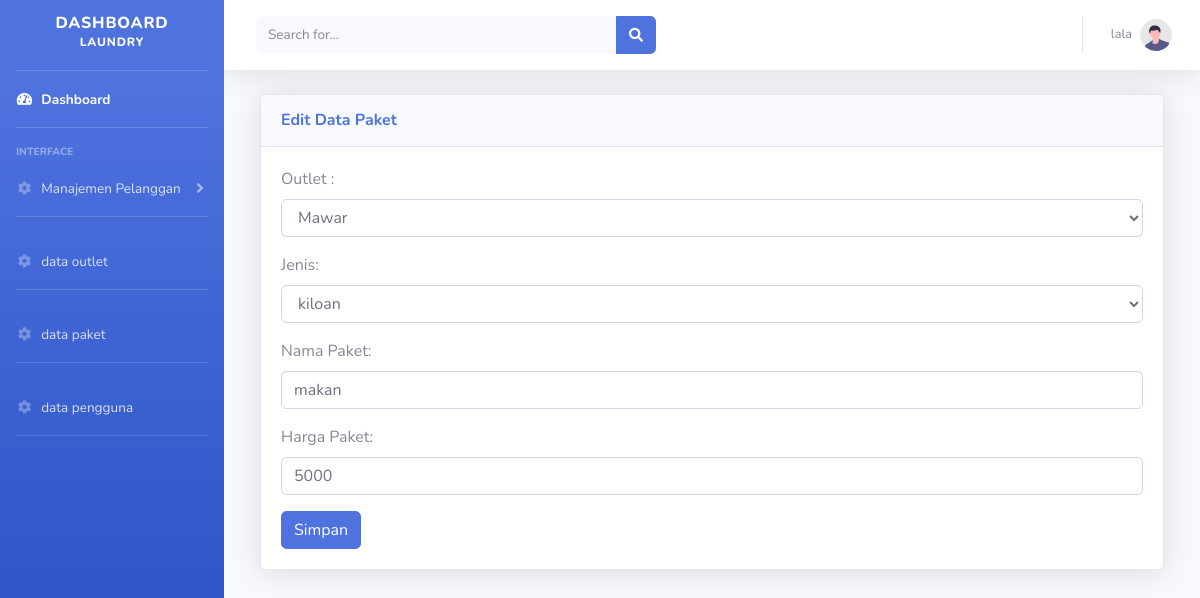
Page /edit_paket.php?id=1 (signed in) on the committed database.
### tables this page shows
CREATE TABLE `tb_paket` (
  `id` int(11) NOT NULL,
  `id_outlet` int(11) NOT NULL,
  `jenis` enum('kiloan','selimut','bed_cover','kaos','lain') NOT NULL,
  `nama_paket` varchar(100) NOT NULL,
  `harga` int(11) NOT NULL
);

### edit_paket.php (the view, shortened to what this page needs)
<?php
include 'header.php';
?>
<div class="container-fluid">
    <div class="col-lg-12">
        <div class="card shadow mb-4">
            <div class="card-header py-3">
                <h6 class="m-0 font-weight-bold text-primary">Edit Data Paket</h6>
            </div>
            <div class="card-body">
                <form action="proses_edit_paket.php" method="post" enctype="multipart/form-data">
                    <?php
                    include 'koneksi.php';
                    $id = $_GET['id'];
                    $sql = mysqli_query($koneksi, "select tb_paket.*,tb_outlet.nama,tb_outlet.id as id_outlet from tb_paket,tb_outlet  where tb_paket.id_outlet=tb_outlet.id and tb_paket.id = '$id'");
                    while ($data = mysqli_fetch_array($sql)) {
                    ?>
                        <div class="form-group">
                            <label for="outlet">Outlet :</label>
                            <select name="id_outlet" class="form-control">
                                <?php
                                include 'koneksi.php';
                                $sql = mysqli_query($koneksi, "SELECT * FROM tb_outlet");
                                while ($data2 = mysqli_fetch_array($sql)) {
                                ?>
                                    <option <?php if ($data['id_outlet'] == $data2['id']) {
                                                echo "selected";
                                            } ?> value="<?= $data2['id'] ?>"><?= $data2['nama'] ?></option>
                                <?php
                                }
                                ?>
                            </select>
                        </div>
                        <div class="form-group">
                            <label for="gender">Jenis:</label>
                            <select name="jenis" class="form-control">
                                <option <?php if ($data['jenis'] == "kiloan") {
                                            echo "selected";
                                        } ?> value="kiloan">kiloan</option>
                            </select>
                        </div>
                        <div class="form-group">
                            <label for="address">Nama Paket:</label>
                            <input type="text" class="form-control" name="nama_paket" placeholder="Masukan Nama Paket" value="<?= $data['nama_paket'] ?>">
                        </div>
                        <div class="form-group">
                            <label for="phone">Harga Paket:</label>
                            <input type="number" class="form-control" name="harga" placeholder="Masukkan harga" value="<?= $data['harga'] ?>">
                        </div>
                    <?php
                    }
                    ?>
                    <button type="submit" class="btn btn-primary">Simpan</button>
                </form>
            </div>
        </div>
    </div>
    <?php
    include 'footer.php';
    ?>

### rows in the picture
tb_paket: jenis "kiloan", nama_paket "makan", harga "5000"

### other values in the picture
$_SESSION['username'] "lala"
form field id_outlet "Mawar"
